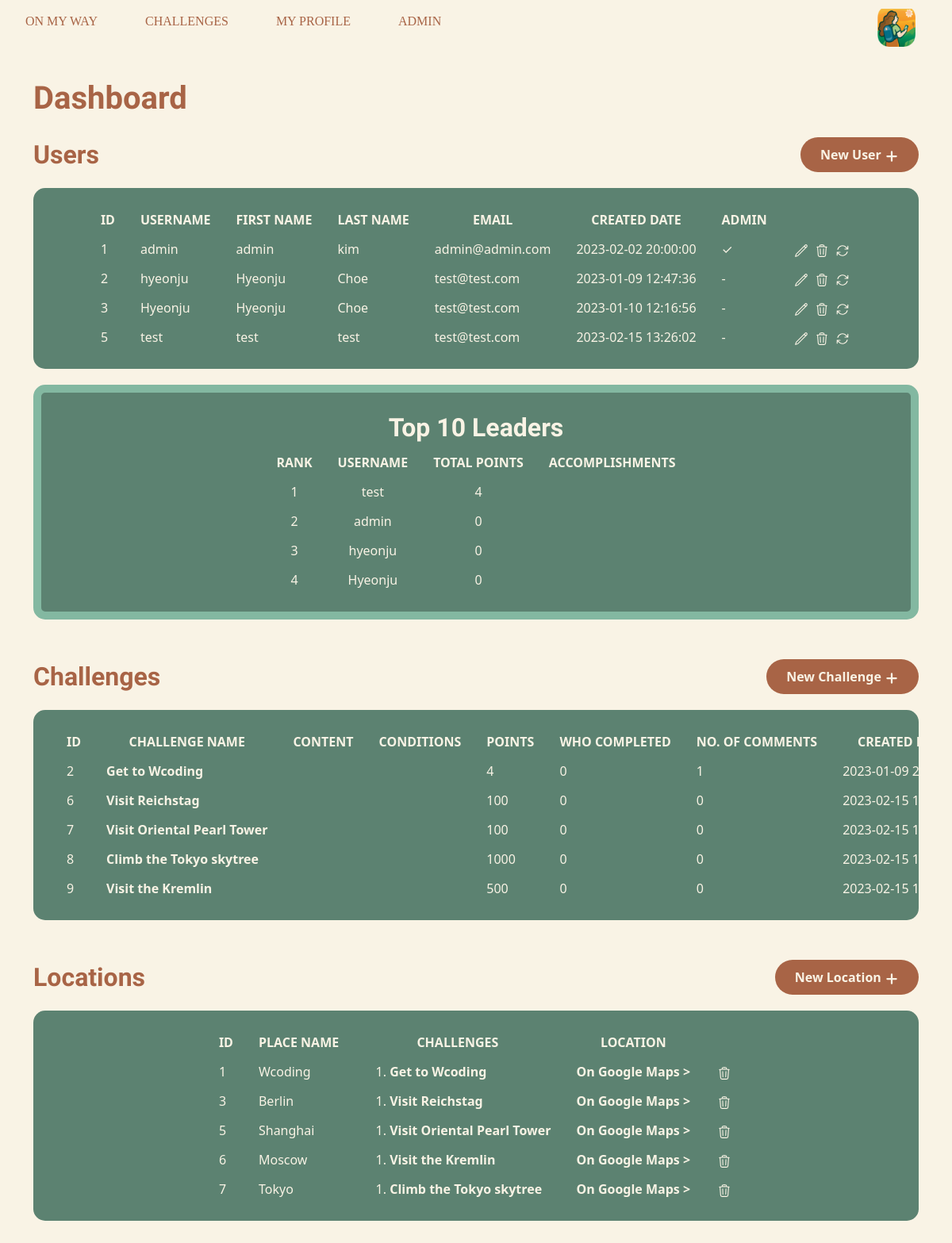
The app's page /index.php?action=admin (signed in) with its own data.
### tables this page shows
CREATE TABLE users (
  id int(11) NOT NULL AUTO_INCREMENT,
  username varchar(64) NOT NULL,
  password varchar(64) NOT NULL,
  first_name varchar(64) NOT NULL,
  last_name varchar(64) NOT NULL,
  email varchar(64) NOT NULL,
  created_date datetime NOT NULL,
  points_total int(11) DEFAULT '0',
  is_deleted tinyint(1) NOT NULL DEFAULT 0,
  admin tinyint(1) NOT NULL,
  PRIMARY KEY (id)
);

CREATE TABLE challenges (
  id int(11) NOT NULL AUTO_INCREMENT,
  name varchar(30) DEFAULT NULL,
  content text NOT NULL,
  place_id int(11) NOT NULL,
  conditions varchar(100) DEFAULT NULL,
  score int(11) DEFAULT NULL,
  users_accomplished int(11) DEFAULT NULL,
  created_date datetime NOT NULL DEFAULT current_timestamp(),
  updated_date datetime NOT NULL DEFAULT current_timestamp(),
  PRIMARY KEY (id)
);

CREATE TABLE places (
  id int(11) NOT NULL AUTO_INCREMENT,
  name varchar(30) DEFAULT NULL,
  latitude decimal(18,15) NOT NULL DEFAULT 37.536228509594000,
  longitude decimal(18,15) NOT NULL DEFAULT 126.894975568805080,
  PRIMARY KEY (id)
);

### controller/adminContr.class.php (called while the page is built, shortened)
<?php
include_once './model/adminManager.php';
include_once './model/challengeManager.php';
class AdminContr {
    public static function admin(){
        $manager = new Admin();
        $users = $manager->listUsers();
        $c_manager = new ChallengeManager();
        $challenges = $c_manager->getChallDataForAdmin();
        $places = $c_manager->getPlacesForAdmin();
        function stringToArray($string) {
            return explode(',', $string);
        }
        include './view/adminView.php';
    }
}

### model/adminManager.php (called while the page is built, shortened)
<?php
class Admin extends Db {
    public function listUsers()
    {
        $db = Db::connectDB();
        $users = $db->query('SELECT * FROM users WHERE is_deleted = 0');
        $users = $users->fetchAll(PDO::FETCH_ASSOC);
        return $users;
    }
}

### model/challengeManager.php (called while the page is built, shortened)
<?php
class ChallengeManager extends Db {
    public function getChallDataForAdmin() {
        $db = $this->connectDB();
        $challenges = $db->query(
            'SELECT
                challenges.id,
                challenges.name,
                challenges.content,
                challenges.conditions,
                challenges.score,
                challenges.created_date,
                challenges.updated_date,
                COUNT(user_challenge_r.id) as user_count,
                COUNT(challenge_comments.id) as comment_count
            FROM challenges
            LEFT JOIN user_challenge_r
                ON user_challenge_r.challenge_id = challenges.id
            LEFT JOIN challenge_comments
            	ON challenges.id = challenge_comments.challenge_id
            GROUP BY challenges.id;'
        );
        $challenges = $challenges->fetchAll();
        return $challenges;
    }
    public function getPlacesForAdmin() {
        $db = $this->connectDB();
        $places = $db->query(
            'SELECT
                places.id,
                places.name,
                CONCAT(places.latitude, ",", places.longitude) AS location,
                GROUP_CONCAT(challenges.name) AS challenges
            FROM places
            LEFT JOIN challenges
                ON challenges.place_id = places.id
            GROUP BY places.id;'
        );
        $places = $places->fetchAll();
        return $places;
    }
}

### view/adminView.php (the view, shortened to what this page needs)
<div class="container admin-view">
    <h1>Dashboard</h1>
    <div class="row admin-section">
        <div class="admin-title">
            <div>
                <h2>Users</h2>
            </div>
            <div>
                <div class="add-btn">
                    <a href="<?= ROOT ?>admin_register">New User
                        <div class="icon">
                            <svg xmlns="http://www.w3.org/2000/svg" fill="none" viewBox="0 0 24 24" stroke-width="3" stroke="currentColor" class="w-6 h-6">
                                <path stroke-linecap="round" stroke-linejoin="round" d="M12 4.5v15m7.5-7.5h-15" />
                            </svg>
                        </div>
                    </a>
                </div>
            </div>
        </div>
        <div>
            <div class="list-box">
                <table class="admin-table">
                    <thead>
                        <tr>
                            <th>ID</th>
                            <th>USERNAME</th>
                            <th>FIRST NAME</th>
                            <th>LAST NAME</th>
                            <th>EMAIL</th>
                            <th>CREATED DATE</th>
                            <th>ADMIN</th>
                            <th></th>
                        </tr>
                    </thead>
                    <tbody>
                        <?php foreach ($users as $user) { ?>
                                <tr>
                                    <td><?= $user['id']; ?></td>
                                    <td><?= $user['username']; ?></td>
                                    <td class="truncateTxt"><?= $user['first_name']; ?></td>
                                    <td class="truncateTxt"><?= $user['last_name']; ?></td>
                                    <td><?= $user['email']; ?></td>
                                    <td><?= $user['created_date']; ?></td>
                                    <td><?= $user['admin']==1 ? "✓":"-"; ?></td>
                                    <td>
                                        <a href="<?= ADMIN_EDIT_PATH ?>&id=<?=$user['id']?>" class="admin-table-btn" title="Edit">
                                            <div class="icon">
                                            </div>
                                        </a>
                                        <button type="button" class=" admin-table-btn delete-user" name="delete" data-id="<?= $user['id'] ?>" title="Delete">
                                            <div class="icon">
                                            </div>
                                        </button>
                                        <button type="button" class="reset-password admin-table-btn" name="reset" data-id=<?= $user['id'] ?> title="Reset PW to 0000">
                                            <div class="icon">
                                            </div>
                                        </button>
                                    </td>
                                </tr>
                        <?php } ?>
                    </tbody>
                </table>
            </div>
        </div>
        <div>
            <div class="list-box" id="leaders">
                <?php include_once 'view/leaderboardView.php'; ?>
            </div>
        </div>
    </div>
    <div class="row admin-section">
        <div class="admin-title">
            <div>
                <h2>Challenges</h2>
            </div>
            <div>
                <div class="add-btn">
                    <a href="<?= CREATE_CHALLENGE_PATH ?>">New Challenge
                        <div class="icon">
                            <svg xmlns="http://www.w3.org/2000/svg" fill="none" viewBox="0 0 24 24" stroke-width="3" stroke="currentColor" class="w-6 h-6">
                                <path stroke-linecap="round" stroke-linejoin="round" d="M12 4.5v15m7.5-7.5h-15" />
                            </svg>
                        </div>
                    </a>
                </div>
            </div>
        </div>
        <div>
            <div class="list-box">
                <table class="admin-table">
                    <form action="<?= ADMIN_PATH ?>" method="POST">
                        <thead>
                            <tr>
                                <th>ID</th>
                                <th>CHALLENGE NAME</th>
                                <th>CONTENT</th>
                                <th>CONDITIONS</th>
                                <th>POINTS</th>
                                <th>WHO COMPLETED</th>
                                <th>NO. OF COMMENTS</th>
                                <th>CREATED DATE</th>
                            </tr>
                        </thead>
                        <tbody>
                            <?php foreach ($challenges as $challenge) { ?>
                            <tr id="ch-<?= $challenge['name'] ?>">
                                <td><?= $challenge['id']; ?></td>
                                <td><a href="<?= CHALLENGE_PATH ?>&id=<?= $challenge['id']; ?>"><?= $challenge['name']; ?></a></td>
                                <td class="truncateTxt"><?= $challenge['content']; ?></td>
                                <td class="truncateTxt"><?= $challenge['conditions']; ?></td>
                                <td><?= $challenge['score']; ?></td>
                                <td><?= $challenge['user_count']; ?></td>
                                <td><?= $challenge['comment_count']; ?></td>
                                <td><?= $challenge['created_date']; ?></td>
                            </tr>
                            <?php } ?>
                        </tbody>
                    </form>
                </table>
            </div>
        </div>
    </div>
    <div class="row admin-section">
        <div class="admin-title">
            <div>
                <h2>Locations</h2>
            </div>
            <div>
                <div class="add-btn">
                    <a href="<?= ADD_PLACE_PATH ?>">New Location
                        <div class="icon">
                            <svg xmlns="http://www.w3.org/2000/svg" fill="none" viewBox="0 0 24 24" stroke-width="3" stroke="currentColor" class="w-6 h-6">
                                <path stroke-linecap="round" stroke-linejoin="round" d="M12 4.5v15m7.5-7.5h-15" />
                            </svg>
                        </div>
                    </a>
                </div>
            </div>
        </div>
        <div>
            <div class="list-box">
                <table class="admin-table">
                    <form action="<?= ADMIN_PATH ?>" method="POST">
                        <thead>
                            <tr>
                                <th>ID</th>
                                <th>PLACE NAME</th>
                                <th>CHALLENGES</th>
                                <th>LOCATION</th>
                                <th></th>
                            </tr>
                        </thead>
                        <tbody>
                            <?php foreach ($places as $place) { ?>
                            <tr>
                                <td><?= $place['id']; ?></td>
                                <td><?= $place['name']; ?></td>
                                <td>
                                    <?php if($place['challenges'] != ''): ?>
                                        <ol>
                                        <?php
                                            $p_challenges = stringToArray($place['challenges']);
                                            for ($i=0;$i<count($p_challenges);$i++):
                                        ?>
                                            <li><a href="#ch-<?= $p_challenges[$i] ?>"><?= $p_challenges[$i] ?></a></li>
                                            <?php endfor ?>
                                        </ol>
                                    <?php endif ?>
                                </td>
                                <td><a href="https://www.google.com/maps/search/<?= $place['location'] ?>" target="_blank">On Google Maps ></a></td>
                                <td><button type="submit" name="delete-Place" value="<?= $place['id'] ?>" class="admin-table-btn" title="Delete">
                                    <div class="icon">
                                    </div>
                                </button></td>
                            </tr>
                            <?php } ?>
                        </tbody>
                    </form>
                </table>
            </div>
        </div>
    </div>
</div>
<?php
    include 'template.php';
?>

### public/styles.css (style rules this page uses)
:root { --brown: #a86446; --dark-green: #5c8271; --light-green: #83b8a1; --light-orange: hsl(42, 62%, 94%); --white: #ffffff; }
html { height: 100%; }
html, body { margin: 0; padding: 0; background-color: #f9f3e5; position:relative; }
::placeholder { color: #83b8a1; opacity: 1; }
h1, h2, h3, h4, h5 { color: #a86446; }
.register_header > h1, .register_header > h2, .login_header > h1, .login_header > h2, .admin-table, .admin-table-btn .icon { color: #f9f3e5 }
.list-view h1, .admin-view h1, .form-view h1, .admin-view h2, .form-view h2 { font-family: 'Source Sans Pro', sans-serif; font-weight: bold; margin: 30px 0 15px; }
.admin-view h2, .form-view h2 { margin: auto; }
.search-box input, .add-btn, .form-box input, .form-box textarea, .form-box select { border: transparent; border-radius: 30px; height: fit-content; padding: 5px 20px; margin: 10px 0; background-color: #a86446; color: #f9f3e5; font-weight: bold; }
.list-box { border-radius: 15px; width: -webkit-fill-available; height: fit-content; padding: 25px; margin: 10px 0; background-color: #5c8271; color: #f9f3e5; }
.list-box a, .add-btn a { color: #f9f3e5; text-decoration: none; display: inline-block; width: -webkit-fill-available; overflow-wrap: break-word; }
.admin-section { margin-bottom: 30px; }
.admin-title { display: flex; justify-content: space-between; align-items: center; }
.add-btn { width: fit-content; padding: 10px 25px; display: inline-block; margin-left: 20px; }
.admin-section .list-box { overflow-x: scroll; }
.admin-table { border-collapse: unset; margin: auto; width: max-content; }
.admin-table th { text-align: center; }
.admin-table td { padding-top: 10px; }
.admin-table th, .admin-table td { padding-left: 15px; padding-right: 15px; }
.admin-table td { vertical-align: top; }
.admin-table ol { margin: 0; }
.admin-table a { color: #f9f3e5; text-decoration: none; font-weight: bold; width: unset; }
.admin-table-btn { border:0; background:none; display: inline-block; padding: 0 2px; }
.add-btn .icon, .admin-table-btn .icon { width: 18px; display: inline-block; }
#leaders { border: 10px #83b8a1 solid; }
.truncateTxt { max-width: 250px; white-space: nowrap; overflow: hidden; text-overflow: ellipsis; }

### records on screen
users: id "1", username "admin", first_name "admin", last_name "kim", email "admin@admin.com", created_date "2023-02-02 20:00:00"
users: id "2", username "hyeonju", first_name "Hyeonju", last_name "Choe", email "test@test.com", created_date "2023-01-09 12:47:36"
users: id "3", username "Hyeonju", first_name "Hyeonju", last_name "Choe", email "test@test.com", created_date "2023-01-10 12:16:56"
users: id "5", username "test", first_name "test", last_name "test", email "test@test.com", created_date "2023-02-15 13:26:02"
challenges: id "2", name "Get to Wcoding", score "4", user_count "0", comment_count "1", created_date "2023-01-09…"
challenges: id "6", name "Visit Reichstag", score "100", user_count "0", comment_count "0", created_date "2023-02-15…"
challenges: id "7", name "Visit Oriental Pearl Tower", score "100", user_count "0", comment_count "0", created_date "2023-02-15…"
challenges: id "8", name "Climb the Tokyo skytree", score "1000", user_count "0", comment_count "0", created_date "2023-02-15…"
challenges: id "9", name "Visit the Kremlin", score "500", user_count "0", comment_count "0", created_date "2023-02-15…"
places: id "1", name "Wcoding", i "Get to Wcoding"
places: id "3", name "Berlin", i "Visit Reichstag"
places: id "5", name "Shanghai", i "Visit Oriental Pearl Tower"
places: id "6", name "Moscow", i "Visit the Kremlin"
places: id "7", name "Tokyo", i "Climb the Tokyo skytree"

### other values on screen
$leader['username'] "test"
$leader['points_total'] "4"
$leader['username'] "admin"
$leader['points_total'] "0"
$leader['username'] "hyeonju"
$leader['username'] "Hyeonju"
